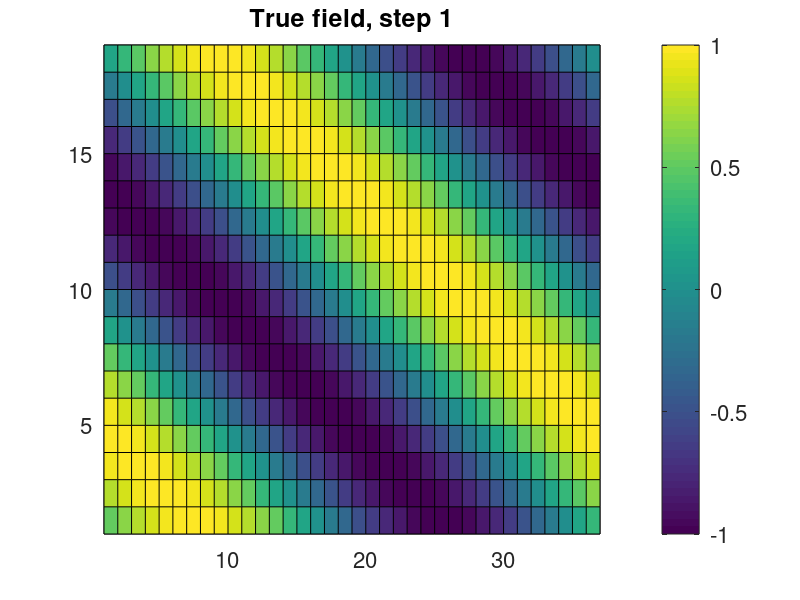
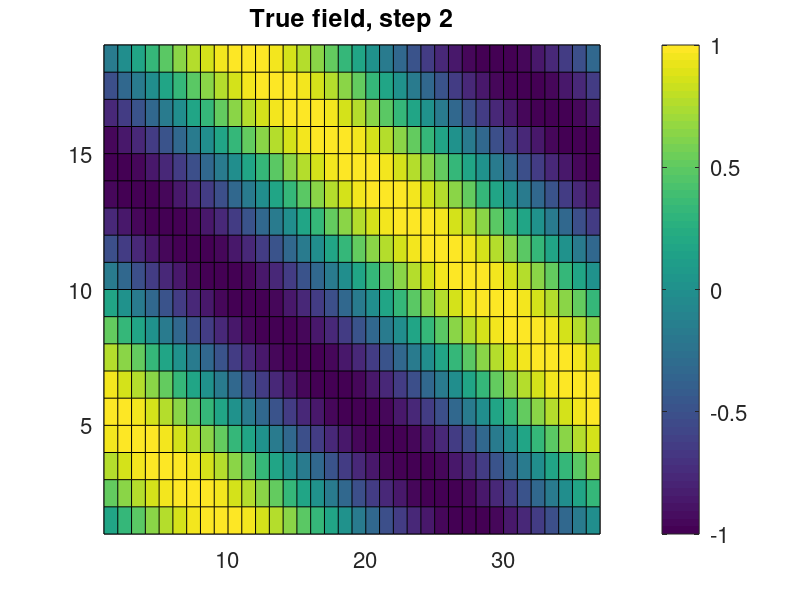
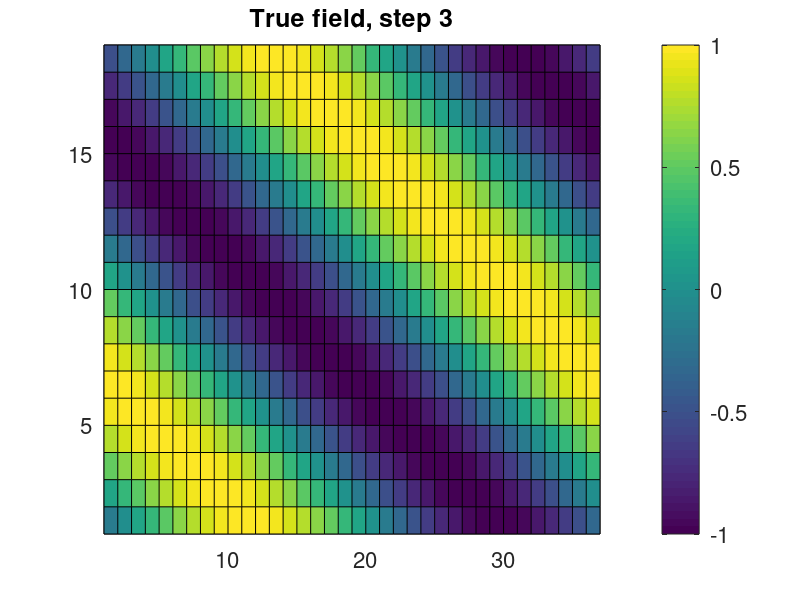
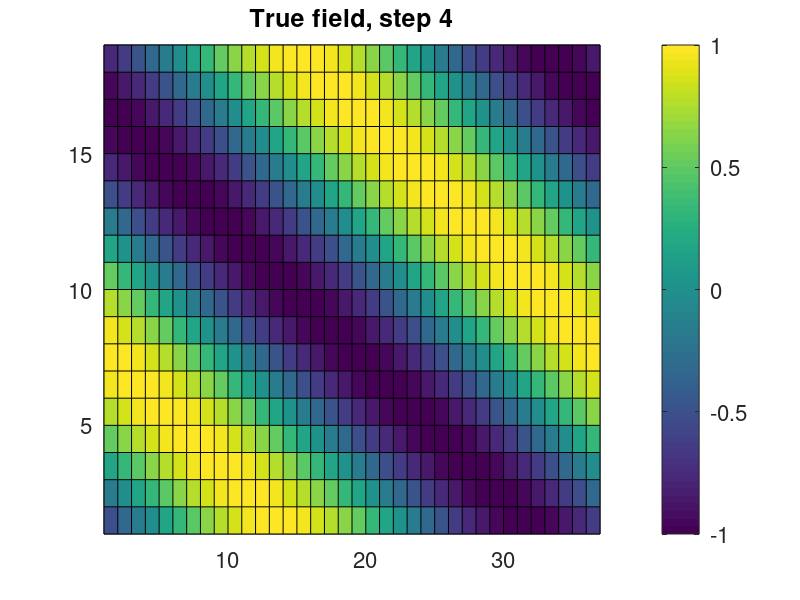

Recreate these plots in MATLAB, in order.
% Script to generate files for the PDAF online tutorial

dim_x = 36;         % Grid dimension in x-direction
dim_y = 18;         % Grid dimension in y-direction
dim_ens = 9;        % Maximum ensemble size
dim_step = 18;      % Number of time steps
stddev_obs = 0.5;   % Observation error standard deviation
dxobs = 5;          % x-Grid spacing for observations type A
dyobs = 4;          % y-Grid spacing for observations type A
dxobsB = 11;        % x-Grid spacing for observations type B
dyobsB = 8;         % y-Grid spacing for observations type B
obsB_offsetx = -4;  % x-offset in position of observations type B
obsB_offsety = -2;  % y-offset in position of observations type B

% Locations of observations not placed at grid points (x, y)
obs_interp = [3.0 2.1; ...
     3.4 6.8; ...
     6.1 6.8; ...
     8.9 7.6; ...
     8.9 14.9; ...
     20.0 6.4; ...
     20.4 16.1; ...
     14.1 10.2; ...
     31.0 5.2; ...
     31.2 11.9; ...
     28.9 14.9];


% True field
for j=1:dim_x
    for i=1:dim_y
        field(i,j,1) = sin(2*pi*(i/18+j/36));
    end
end

for step=2:dim_step+1
    for j=1:dim_x
        for i=1:dim_y-1
            field(i+1,j,step) = field(i,j,step-1);
        end
    end
    field(1,:,step) = field(dim_y,:,step-1);
end

for step=1:dim_step+1
    field_plot=zeros(dim_y+1, dim_x+1);
    field_plot(1:dim_y,1:dim_x) = field(:,:,step);
    figure
    pcolor(field_plot)
    set(gca,'fontsize',16)
    cb=colorbar;
    set(cb,'fontsize',16)
    title(['True field, step ' num2str(step)],'fontsize',18)
end


% Ensemble states
for k=1:dim_ens
    for j=1:dim_x
        for i=1:dim_y
            ens(i,j,k) = sin(2*pi*(i/18+j/36)+2*0.5*pi*(k+5)/dim_ens);
        end
    end
    figure
    field_plot=zeros(dim_y+1, dim_x+1);
    field_plot(1:dim_y,1:dim_x) = ens(:,:,k);
    pcolor(field_plot)
    set(gca,'fontsize',16)
    cb=colorbar;
    set(cb,'fontsize',16)
    title(['Ensemble member ' num2str(k)],'fontsize',18)
end

figure
field_plot=zeros(dim_y+1, dim_x+1);
ensmean = mean(ens,3);
field_plot(1:dim_y,1:dim_x) = ensmean;
pcolor(field_plot)
set(gca,'fontsize',16)
cb=colorbar;
set(cb,'fontsize',16)
title('Initial estimate (ensemble mean)','fontsize',18)


% Ensemble states - inverted
for k=1:dim_ens
    for j=1:dim_x
        for i=1:dim_y
            ensB(i,j,k) = sin(2*pi*(i/18-j/36)+2*0.5*pi*(k+5)/dim_ens);
        end
    end
    figure
    field_plot=zeros(dim_y+1, dim_x+1);
    field_plot(1:dim_y,1:dim_x) = ensB(:,:,k);
    pcolor(field_plot)
    set(gca,'fontsize',16)
    cb=colorbar;
    set(cb,'fontsize',16)
    title(['B-Ensemble member ' num2str(k)],'fontsize',18)
end

figure
field_plot=zeros(dim_y+1, dim_x+1);
ensmeanB = mean(ensB,3);
field_plot(1:dim_y,1:dim_x) = ensmeanB;
pcolor(field_plot)
set(gca,'fontsize',16)
cb=colorbar;
set(cb,'fontsize',16)
title('B: Initial estimate (ensemble mean)','fontsize',18)

% Observations
obs_error = stddev_obs * randn(dim_y, dim_x, dim_step+1);
full_obs = field + obs_error;

for step=1:dim_step+1
    field_plot=zeros(dim_y+1, dim_x+1);
    field_plot(1:dim_y,1:dim_x) = full_obs(:,:,step);
    figure
    pcolor(field_plot)
    set(gca,'fontsize',16)
    cb=colorbar;
    set(cb,'fontsize',16)
    title(['Perturbed true state, step ' num2str(step-1)],'fontsize',18)
end

obs = zeros(dim_y, dim_x, dim_step+1)-999;
for step=1:dim_step+1
    for j=dxobs:dxobs:dim_x
        for i=dyobs:dyobs:dim_y
            obs(i,j,step) = full_obs(i,j,step);
        end
    end
end

obsB = zeros(dim_y, dim_x, dim_step+1)-999;
for step=1:dim_step+1
    for j=dxobsB+obsB_offsetx:dxobsB:dim_x
        for i=dyobsB+obsB_offsety:dyobsB:dim_y
            obsB(i,j,step) = full_obs(i,j,step);
        end
    end
end

for step=1:dim_step+1
    field_plot=zeros(dim_y+1, dim_x+1);
    field_plot(1:dim_y,1:dim_x) = obs(:,:,step);
    figure
    pcolor(field_plot)
    set(gca,'fontsize',16)
    cb=colorbar;
    set(cb,'fontsize',16)
    title(['Type A: 28 Observations used for analysis, step ' num2str(step-1)],'fontsize',18)
    set(gca,'clim',[-3 3])
end

for step=1:dim_step+1
    field_plot=zeros(dim_y+1, dim_x+1);
    field_plot(1:dim_y,1:dim_x) = obsB(:,:,step);
    figure
    pcolor(field_plot)
    set(gca,'fontsize',16)
    cb=colorbar;
    set(cb,'fontsize',16)
    title(['Type B: 6 Observations used for analysis, step ' num2str(step-1)],'fontsize',18)
    set(gca,'clim',[-3 3])
end

% Interpolated observations
iobs_error = stddev_obs * randn(length(obs_interp), dim_step+1);
for step=1:dim_step+1
    for i=1:length(obs_interp)
        % Get closted grid points
        gx(1) = floor(obs_interp(i,1));
        gx(2) = ceil(obs_interp(i,1));
        if gx(2)==gx(1)
            gx(2) = gx(2)+1;
        end
        gy(1) = floor(obs_interp(i,2));
        gy(2) = ceil(obs_interp(i,2));
        if gy(2)==gy(1)
            gy(2) = gy(2)+1;
        end

        % Compute interpolation coefficients
        denum = (gx(2)-gx(1))*(gy(2)-gy(1));
        icoeff(1) = (gx(2)-obs_interp(i,1))*(gy(2)-obs_interp(i,2))/denum;
        icoeff(2) = (obs_interp(i,1)-gx(1))*(gy(2)-obs_interp(i,2))/denum;
        icoeff(3) = (gx(2)-obs_interp(i,1))*(obs_interp(i,2)-gy(1))/denum;
        icoeff(4) = (obs_interp(i,1)-gx(1))*(obs_interp(i,2)-gy(1))/denum;

        % Interpolate
        iobs(i,1,step) = icoeff(1)*field(gy(1),gx(1),step)+icoeff(2)*field(gy(1),gx(2),step)+ ...
            icoeff(3)*field(gy(2),gx(1),step)+icoeff(4)*field(gy(2),gx(2),step);

        % Add error
        iobs(i,1,step) = iobs(i,1,step) + iobs_error(i,step);

        % Augment with coordinates
        iobs(i,2:3,step) = obs_interp(i,1:2);
    end 
    
    field_plot=zeros(dim_y+1, dim_x+1) - 999;
    for i=1:length(obs_interp)
        field_plot(floor(obs_interp(i,2)),floor(obs_interp(i,1))) = iobs(i,1,step);
    end
    figure
    pcolor(field_plot)
    set(gca,'fontsize',16)
    cb=colorbar;
    set(cb,'fontsize',16)
    title([num2str(length(obs_interp)) ' Observations used with bi-linear interpolation, step ' num2str(step-1)],'fontsize',18)
    set(gca,'clim',[-3 3])
end
    

%%%%%%%%%%%%%%%%%%% Write files

% True field
fid = fopen(['true_initial.txt'],'w');
for i=1:dim_y
    fprintf(fid,'%14.8f',field(i,:,1));
    fprintf(fid,'\n');
end
fclose(fid);
for step=2:dim_step+1
    fid = fopen(['true_step' num2str(step-1) '.txt'],'w');
    for i=1:dim_y
        fprintf(fid,'%14.8f',field(i,:,step));
        fprintf(fid,'\n');
    end
    fclose(fid);
end

% Observations - Type A
for step=2:dim_step+1
    fid = fopen(['obs_step' num2str(step-1) '.txt'],'w');
    for i=1:dim_y
        fprintf(fid,'%14.6f',obs(i,:,step));
        fprintf(fid,'\n');
    end
    fclose(fid);
end

% Observations - Type B
for step=2:dim_step+1
    fid = fopen(['obsB_step' num2str(step-1) '.txt'],'w');
    for i=1:dim_y
        fprintf(fid,'%14.6f',obsB(i,:,step));
        fprintf(fid,'\n');
    end
    fclose(fid);
end


% Interpolated observations
for step=2:dim_step+1
    fid = fopen(['iobs_step' num2str(step-1) '.txt'],'w');
    fprintf(fid,'%5i',length(obs_interp));
    fprintf(fid,'\n');
    for i=1:length(obs_interp)
        fprintf(fid,'%14.6f',iobs(i,:,step));
        fprintf(fid,'\n');
    end
    fclose(fid);
end

% Ensemble
for k=1:dim_ens
    fid = fopen(['ens_' num2str(k) '.txt'],'w');
    for i=1:dim_y
        fprintf(fid,'%14.8f',ens(i,:,k));
        fprintf(fid,'\n');
    end
    fclose(fid);
end

% Ensemble
for k=1:dim_ens
    fid = fopen(['ensB_' num2str(k) '.txt'],'w');
    for i=1:dim_y
        fprintf(fid,'%14.8f',ensB(i,:,k));
        fprintf(fid,'\n');
    end
    fclose(fid);
end


% Ensemble mean
fid = fopen('state_ini.txt','w');
for i=1:dim_y
    fprintf(fid,'%14.6f',ensmean(i,:));
    fprintf(fid,'\n');
end
fclose(fid);
